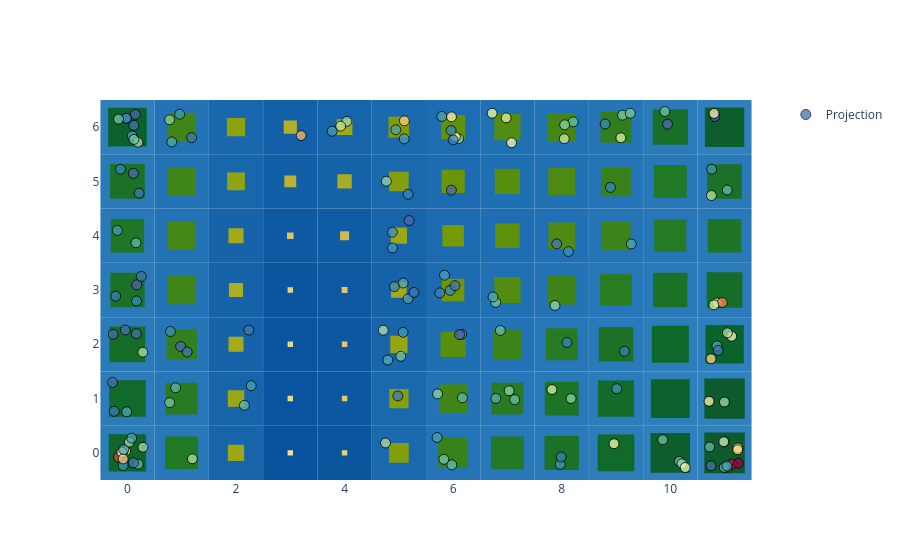

The code cell stored with this chart in its notebook:
### Code cell
basin.pond() \
    .pad_layer() \
    .attraction_layer(X_scaled, jitter_amount=.3, marker=dict(opacity=.75, size=10, color=X_scaled_QE, colorscale="Spectral_r", line=dict(width=1, color="black"))) \
    .visualize();

### Figure 1 — Plotly figure (JSON) as saved in the notebook; plotly's stock layout.template omitted (floating-point values rounded to 4 significant figures; data arrays with more than 128 entries replaced by an {"elided": "..."} marker saying what was removed)
{"data": [{"marker": {"color": {"elided": "150 float values"}, "colorscale": [[0.0, "rgb(94,79,162)"], [0.1, "rgb(50,136,189)"], [0.2, "rgb(102,194,165)"], [0.3, "rgb(171,221,164)"], [0.4, "rgb(230,245,152)"], [0.5, "rgb(255,255,191)"], [0.6, "rgb(254,224,139)"], [0.7, "rgb(253,174,97)"], [0.8, "rgb(244,109,67)"], [0.9, "rgb(213,62,79)"], [1.0, "rgb(158,1,66)"]], "line": {"color": "black", "width": 1}, "opacity": 0.75, "size": 10, "symbol": "circle"}, "mode": "markers", "name": "Projection", "x": {"elided": "150 float values"}, "y": {"elided": "150 float values"}, "type": "scatter"}], "layout": {"shapes": [{"fillcolor": "rgb(45, 125, 187)", "layer": "between", "line": {"width": 0}, "type": "rect", "x0": -0.5, "x1": 0.5, "xref": "x", "y0": -0.5, "y1": 0.5, "yref": "y"}, {"fillcolor": "rgb(40, 120, 185)", "layer": "between", "line": {"width": 0}, "type": "rect", "x0": 0.5, "x1": 1.5, "xref": "x", "y0": -0.5, "y1": 0.5, "yref": "y"}, {"fillcolor": "rgb(23, 100, 171)", "layer": "between", "line": {"width": 0}, "type": "rect", "x0": 1.5, "x1": 2.5, "xref": "x", "y0": -0.5, "y1": 0.5, "yref": "y"}, {"fillcolor": "rgb(8, 81, 156)", "layer": "between", "line": {"width": 0}, "type": "rect", "x0": 2.5, "x1": 3.5, "xref": "x", "y0": -0.5, "y1": 0.5, "yref": "y"}, {"fillcolor": "rgb(11, 85, 159)", "layer": "between", "line": {"width": 0}, "type": "rect", "x0": 3.5, "x1": 4.5, "xref": "x", "y0": -0.5, "y1": 0.5, "yref": "y"}, {"fillcolor": "rgb(26, 104, 174)", "layer": "between", "line": {"width": 0}, "type": "rect", "x0": 4.5, "x1": 5.5, "xref": "x", "y0": -0.5, "y1": 0.5, "yref": "y"}, {"fillcolor": "rgb(36, 116, 183)", "layer": "between", "line": {"width": 0}, "type": "rect", "x0": 5.5, "x1": 6.5, "xref": "x", "y0": -0.5, "y1": 0.5, "yref": "y"}, {"fillcolor": "rgb(40, 120, 185)", "layer": "between", "line": {"width": 0}, "type": "rect", "x0": 6.5, "x1": 7.5, "xref": "x", "y0": -0.5, "y1": 0.5, "yref": "y"}, {"fillcolor": "rgb(42, 122, 186)", "layer": "between", "line": {"width": 0}, "type": "rect", "x0": 7.5, "x1": 8.5, "xref": "x", "y0": -0.5, "y1": 0.5, "yref": "y"}, {"fillcolor": "rgb(45, 125, 187)", "layer": "between", "line": {"width": 0}, "type": "rect", "x0": 8.5, "x1": 9.5, "xref": "x", "y0": -0.5, "y1": 0.5, "yref": "y"}, {"fillcolor": "rgb(48, 128, 189)", "layer": "between", "line": {"width": 0}, "type": "rect", "x0": 9.5, "x1": 10.5, "xref": "x", "y0": -0.5, "y1": 0.5, "yref": "y"}, {"fillcolor": "rgb(49, 129, 189)", "layer": "between", "line": {"width": 0}, "type": "rect", "x0": 10.5, "x1": 11.5, "xref": "x", "y0": -0.5, "y1": 0.5, "yref": "y"}, {"fillcolor": "rgb(44, 124, 187)", "layer": "between", "line": {"width": 0}, "type": "rect", "x0": -0.5, "x1": 0.5, "xref": "x", "y0": 0.5, "y1": 1.5, "yref": "y"}, {"fillcolor": "rgb(39, 119, 184)", "layer": "between", "line": {"width": 0}, "type": "rect", "x0": 0.5, "x1": 1.5, "xref": "x", "y0": 0.5, "y1": 1.5, "yref": "y"}, {"fillcolor": "rgb(23, 100, 171)", "layer": "between", "line": {"width": 0}, "type": "rect", "x0": 1.5, "x1": 2.5, "xref": "x", "y0": 0.5, "y1": 1.5, "yref": "y"}, {"fillcolor": "rgb(10, 83, 158)", "layer": "between", "line": {"width": 0}, "type": "rect", "x0": 2.5, "x1": 3.5, "xref": "x", "y0": 0.5, "y1": 1.5, "yref": "y"}, {"fillcolor": "rgb(13, 87, 161)", "layer": "between", "line": {"width": 0}, "type": "rect", "x0": 3.5, "x1": 4.5, "xref": "x", "y0": 0.5, "y1": 1.5, "yref": "y"}, {"fillcolor": "rgb(26, 104, 174)", "layer": "between", "line": {"width": 0}, "type": "rect", "x0": 4.5, "x1": 5.5, "xref": "x", "y0": 0.5, "y1": 1.5, "yref": "y"}, {"fillcolor": "rgb(35, 115, 182)", "layer": "between", "line": {"width": 0}, "type": "rect", "x0": 5.5, "x1": 6.5, "xref": "x", "y0": 0.5, "y1": 1.5, "yref": "y"}, {"fillcolor": "rgb(39, 119, 184)", "layer": "between", "line": {"width": 0}, "type": "rect", "x0": 6.5, "x1": 7.5, "xref": "x", "y0": 0.5, "y1": 1.5, "yref": "y"}, {"fillcolor": "rgb(41, 121, 185)", "layer": "between", "line": {"width": 0}, "type": "rect", "x0": 7.5, "x1": 8.5, "xref": "x", "y0": 0.5, "y1": 1.5, "yref": "y"}, {"fillcolor": "rgb(44, 124, 187)", "layer": "between", "line": {"width": 0}, "type": "rect", "x0": 8.5, "x1": 9.5, "xref": "x", "y0": 0.5, "y1": 1.5, "yref": "y"}, {"fillcolor": "rgb(47, 127, 188)", "layer": "between", "line": {"width": 0}, "type": "rect", "x0": 9.5, "x1": 10.5, "xref": "x", "y0": 0.5, "y1": 1.5, "yref": "y"}, {"fillcolor": "rgb(49, 129, 189)", "layer": "between", "line": {"width": 0}, "type": "rect", "x0": 10.5, "x1": 11.5, "xref": "x", "y0": 0.5, "y1": 1.5, "yref": "y"}, {"fillcolor": "rgb(43, 123, 186)", "layer": "between", "line": {"width": 0}, "type": "rect", "x0": -0.5, "x1": 0.5, "xref": "x", "y0": 1.5, "y1": 2.5, "yref": "y"}, {"fillcolor": "rgb(37, 117, 183)", "layer": "between", "line": {"width": 0}, "type": "rect", "x0": 0.5, "x1": 1.5, "xref": "x", "y0": 1.5, "y1": 2.5, "yref": "y"}, {"fillcolor": "rgb(22, 99, 170)", "layer": "between", "line": {"width": 0}, "type": "rect", "x0": 1.5, "x1": 2.5, "xref": "x", "y0": 1.5, "y1": 2.5, "yref": "y"}, {"fillcolor": "rgb(10, 83, 158)", "layer": "between", "line": {"width": 0}, "type": "rect", "x0": 2.5, "x1": 3.5, "xref": "x", "y0": 1.5, "y1": 2.5, "yref": "y"}, {"fillcolor": "rgb(13, 87, 161)", "layer": "between", "line": {"width": 0}, "type": "rect", "x0": 3.5, "x1": 4.5, "xref": "x", "y0": 1.5, "y1": 2.5, "yref": "y"}, {"fillcolor": "rgb(24, 101, 172)", "layer": "between", "line": {"width": 0}, "type": "rect", "x0": 4.5, "x1": 5.5, "xref": "x", "y0": 1.5, "y1": 2.5, "yref": "y"}, {"fillcolor": "rgb(31, 111, 179)", "layer": "between", "line": {"width": 0}, "type": "rect", "x0": 5.5, "x1": 6.5, "xref": "x", "y0": 1.5, "y1": 2.5, "yref": "y"}, {"fillcolor": "rgb(35, 115, 182)", "layer": "between", "line": {"width": 0}, "type": "rect", "x0": 6.5, "x1": 7.5, "xref": "x", "y0": 1.5, "y1": 2.5, "yref": "y"}, {"fillcolor": "rgb(39, 119, 184)", "layer": "between", "line": {"width": 0}, "type": "rect", "x0": 7.5, "x1": 8.5, "xref": "x", "y0": 1.5, "y1": 2.5, "yref": "y"}, {"fillcolor": "rgb(42, 122, 186)", "layer": "between", "line": {"width": 0}, "type": "rect", "x0": 8.5, "x1": 9.5, "xref": "x", "y0": 1.5, "y1": 2.5, "yref": "y"}, {"fillcolor": "rgb(45, 125, 187)", "layer": "between", "line": {"width": 0}, "type": "rect", "x0": 9.5, "x1": 10.5, "xref": "x", "y0": 1.5, "y1": 2.5, "yref": "y"}, {"fillcolor": "rgb(47, 127, 188)", "layer": "between", "line": {"width": 0}, "type": "rect", "x0": 10.5, "x1": 11.5, "xref": "x", "y0": 1.5, "y1": 2.5, "yref": "y"}, {"fillcolor": "rgb(42, 122, 186)", "layer": "between", "line": {"width": 0}, "type": "rect", "x0": -0.5, "x1": 0.5, "xref": "x", "y0": 2.5, "y1": 3.5, "yref": "y"}, {"fillcolor": "rgb(35, 115, 182)", "layer": "between", "line": {"width": 0}, "type": "rect", "x0": 0.5, "x1": 1.5, "xref": "x", "y0": 2.5, "y1": 3.5, "yref": "y"}, {"fillcolor": "rgb(21, 98, 169)", "layer": "between", "line": {"width": 0}, "type": "rect", "x0": 1.5, "x1": 2.5, "xref": "x", "y0": 2.5, "y1": 3.5, "yref": "y"}, {"fillcolor": "rgb(11, 85, 159)", "layer": "between", "line": {"width": 0}, "type": "rect", "x0": 2.5, "x1": 3.5, "xref": "x", "y0": 2.5, "y1": 3.5, "yref": "y"}, {"fillcolor": "rgb(13, 88, 161)", "layer": "between", "line": {"width": 0}, "type": "rect", "x0": 3.5, "x1": 4.5, "xref": "x", "y0": 2.5, "y1": 3.5, "yref": "y"}, {"fillcolor": "rgb(22, 99, 170)", "layer": "between", "line": {"width": 0}, "type": "rect", "x0": 4.5, "x1": 5.5, "xref": "x", "y0": 2.5, "y1": 3.5, "yref": "y"}, {"fillcolor": "rgb(29, 107, 177)", "layer": "between", "line": {"width": 0}, "type": "rect", "x0": 5.5, "x1": 6.5, "xref": "x", "y0": 2.5, "y1": 3.5, "yref": "y"}, {"fillcolor": "rgb(32, 112, 180)", "layer": "between", "line": {"width": 0}, "type": "rect", "x0": 6.5, "x1": 7.5, "xref": "x", "y0": 2.5, "y1": 3.5, "yref": "y"}, {"fillcolor": "rgb(35, 115, 182)", "layer": "between", "line": {"width": 0}, "type": "rect", "x0": 7.5, "x1": 8.5, "xref": "x", "y0": 2.5, "y1": 3.5, "yref": "y"}, {"fillcolor": "rgb(38, 118, 184)", "layer": "between", "line": {"width": 0}, "type": "rect", "x0": 8.5, "x1": 9.5, "xref": "x", "y0": 2.5, "y1": 3.5, "yref": "y"}, {"fillcolor": "rgb(42, 122, 186)", "layer": "between", "line": {"width": 0}, "type": "rect", "x0": 9.5, "x1": 10.5, "xref": "x", "y0": 2.5, "y1": 3.5, "yref": "y"}, {"fillcolor": "rgb(43, 123, 186)", "layer": "between", "line": {"width": 0}, "type": "rect", "x0": 10.5, "x1": 11.5, "xref": "x", "y0": 2.5, "y1": 3.5, "yref": "y"}, {"fillcolor": "rgb(41, 121, 185)", "layer": "between", "line": {"width": 0}, "type": "rect", "x0": -0.5, "x1": 0.5, "xref": "x", "y0": 3.5, "y1": 4.5, "yref": "y"}, {"fillcolor": "rgb(34, 114, 181)", "layer": "between", "line": {"width": 0}, "type": "rect", "x0": 0.5, "x1": 1.5, "xref": "x", "y0": 3.5, "y1": 4.5, "yref": "y"}, {"fillcolor": "rgb(22, 99, 170)", "layer": "between", "line": {"width": 0}, "type": "rect", "x0": 1.5, "x1": 2.5, "xref": "x", "y0": 3.5, "y1": 4.5, "yref": "y"}, {"fillcolor": "rgb(14, 89, 162)", "layer": "between", "line": {"width": 0}, "type": "rect", "x0": 2.5, "x1": 3.5, "xref": "x", "y0": 3.5, "y1": 4.5, "yref": "y"}, {"fillcolor": "rgb(16, 92, 164)", "layer": "between", "line": {"width": 0}, "type": "rect", "x0": 3.5, "x1": 4.5, "xref": "x", "y0": 3.5, "y1": 4.5, "yref": "y"}, {"fillcolor": "rgb(23, 100, 171)", "layer": "between", "line": {"width": 0}, "type": "rect", "x0": 4.5, "x1": 5.5, "xref": "x", "y0": 3.5, "y1": 4.5, "yref": "y"}, {"fillcolor": "rgb(28, 106, 176)", "layer": "between", "line": {"width": 0}, "type": "rect", "x0": 5.5, "x1": 6.5, "xref": "x", "y0": 3.5, "y1": 4.5, "yref": "y"}, {"fillcolor": "rgb(31, 110, 179)", "layer": "between", "line": {"width": 0}, "type": "rect", "x0": 6.5, "x1": 7.5, "xref": "x", "y0": 3.5, "y1": 4.5, "yref": "y"}, {"fillcolor": "rgb(33, 112, 181)", "layer": "between", "line": {"width": 0}, "type": "rect", "x0": 7.5, "x1": 8.5, "xref": "x", "y0": 3.5, "y1": 4.5, "yref": "y"}, {"fillcolor": "rgb(36, 116, 182)", "layer": "between", "line": {"width": 0}, "type": "rect", "x0": 8.5, "x1": 9.5, "xref": "x", "y0": 3.5, "y1": 4.5, "yref": "y"}, {"fillcolor": "rgb(39, 119, 184)", "layer": "between", "line": {"width": 0}, "type": "rect", "x0": 9.5, "x1": 10.5, "xref": "x", "y0": 3.5, "y1": 4.5, "yref": "y"}, {"fillcolor": "rgb(41, 121, 185)", "layer": "between", "line": {"width": 0}, "type": "rect", "x0": 10.5, "x1": 11.5, "xref": "x", "y0": 3.5, "y1": 4.5, "yref": "y"}, {"fillcolor": "rgb(42, 122, 186)", "layer": "between", "line": {"width": 0}, "type": "rect", "x0": -0.5, "x1": 0.5, "xref": "x", "y0": 4.5, "y1": 5.5, "yref": "y"}, {"fillcolor": "rgb(35, 115, 182)", "layer": "between", "line": {"width": 0}, "type": "rect", "x0": 0.5, "x1": 1.5, "xref": "x", "y0": 4.5, "y1": 5.5, "yref": "y"}, {"fillcolor": "rgb(24, 102, 172)", "layer": "between", "line": {"width": 0}, "type": "rect", "x0": 1.5, "x1": 2.5, "xref": "x", "y0": 4.5, "y1": 5.5, "yref": "y"}, {"fillcolor": "rgb(19, 95, 167)", "layer": "between", "line": {"width": 0}, "type": "rect", "x0": 2.5, "x1": 3.5, "xref": "x", "y0": 4.5, "y1": 5.5, "yref": "y"}, {"fillcolor": "rgb(21, 98, 169)", "layer": "between", "line": {"width": 0}, "type": "rect", "x0": 3.5, "x1": 4.5, "xref": "x", "y0": 4.5, "y1": 5.5, "yref": "y"}, {"fillcolor": "rgb(26, 104, 174)", "layer": "between", "line": {"width": 0}, "type": "rect", "x0": 4.5, "x1": 5.5, "xref": "x", "y0": 4.5, "y1": 5.5, "yref": "y"}, {"fillcolor": "rgb(29, 108, 177)", "layer": "between", "line": {"width": 0}, "type": "rect", "x0": 5.5, "x1": 6.5, "xref": "x", "y0": 4.5, "y1": 5.5, "yref": "y"}, {"fillcolor": "rgb(31, 111, 179)", "layer": "between", "line": {"width": 0}, "type": "rect", "x0": 6.5, "x1": 7.5, "xref": "x", "y0": 4.5, "y1": 5.5, "yref": "y"}, {"fillcolor": "rgb(33, 113, 181)", "layer": "between", "line": {"width": 0}, "type": "rect", "x0": 7.5, "x1": 8.5, "xref": "x", "y0": 4.5, "y1": 5.5, "yref": "y"}, {"fillcolor": "rgb(36, 116, 183)", "layer": "between", "line": {"width": 0}, "type": "rect", "x0": 8.5, "x1": 9.5, "xref": "x", "y0": 4.5, "y1": 5.5, "yref": "y"}, {"fillcolor": "rgb(40, 120, 185)", "layer": "between", "line": {"width": 0}, "type": "rect", "x0": 9.5, "x1": 10.5, "xref": "x", "y0": 4.5, "y1": 5.5, "yref": "y"}, {"fillcolor": "rgb(42, 122, 186)", "layer": "between", "line": {"width": 0}, "type": "rect", "x0": 10.5, "x1": 11.5, "xref": "x", "y0": 4.5, "y1": 5.5, "yref": "y"}, {"fillcolor": "rgb(47, 127, 188)", "layer": "between", "line": {"width": 0}, "type": "rect", "x0": -0.5, "x1": 0.5, "xref": "x", "y0": 5.5, "y1": 6.5, "yref": "y"}, {"fillcolor": "rgb(35, 115, 182)", "layer": "between", "line": {"width": 0}, "type": "rect", "x0": 0.5, "x1": 1.5, "xref": "x", "y0": 5.5, "y1": 6.5, "yref": "y"}, {"fillcolor": "rgb(25, 103, 173)", "layer": "between", "line": {"width": 0}, "type": "rect", "x0": 1.5, "x1": 2.5, "xref": "x", "y0": 5.5, "y1": 6.5, "yref": "y"}, {"fillcolor": "rgb(20, 96, 168)", "layer": "between", "line": {"width": 0}, "type": "rect", "x0": 2.5, "x1": 3.5, "xref": "x", "y0": 5.5, "y1": 6.5, "yref": "y"}, {"fillcolor": "rgb(22, 100, 170)", "layer": "between", "line": {"width": 0}, "type": "rect", "x0": 3.5, "x1": 4.5, "xref": "x", "y0": 5.5, "y1": 6.5, "yref": "y"}, {"fillcolor": "rgb(27, 105, 175)", "layer": "between", "line": {"width": 0}, "type": "rect", "x0": 4.5, "x1": 5.5, "xref": "x", "y0": 5.5, "y1": 6.5, "yref": "y"}, {"fillcolor": "rgb(30, 109, 178)", "layer": "between", "line": {"width": 0}, "type": "rect", "x0": 5.5, "x1": 6.5, "xref": "x", "y0": 5.5, "y1": 6.5, "yref": "y"}, {"fillcolor": "rgb(32, 112, 180)", "layer": "between", "line": {"width": 0}, "type": "rect", "x0": 6.5, "x1": 7.5, "xref": "x", "y0": 5.5, "y1": 6.5, "yref": "y"}, {"fillcolor": "rgb(34, 114, 182)", "layer": "between", "line": {"width": 0}, "type": "rect", "x0": 7.5, "x1": 8.5, "xref": "x", "y0": 5.5, "y1": 6.5, "yref": "y"}, {"fillcolor": "rgb(38, 118, 183)", "layer": "between", "line": {"width": 0}, "type": "rect", "x0": 8.5, "x1": 9.5, "xref": "x", "y0": 5.5, "y1": 6.5, "yref": "y"}, {"fillcolor": "rgb(43, 123, 186)", "layer": "between", "line": {"width": 0}, "type": "rect", "x0": 9.5, "x1": 10.5, "xref": "x", "y0": 5.5, "y1": 6.5, "yref": "y"}, {"fillcolor": "rgb(48, 128, 189)", "layer": "between", "line": {"width": 0}, "type": "rect", "x0": 10.5, "x1": 11.5, "xref": "x", "y0": 5.5, "y1": 6.5, "yref": "y"}, {"fillcolor": "rgb(14, 102, 43)", "layer": "between", "line": {"width": 0}, "type": "rect", "x0": -0.3445, "x1": 0.3445, "xref": "x", "y0": -0.3445, "y1": 0.3445, "yref": "y"}, {"fillcolor": "rgb(33, 120, 37)", "layer": "between", "line": {"width": 0}, "type": "rect", "x0": 0.6966, "x1": 1.303, "xref": "x", "y0": -0.3034, "y1": 0.3034, "yref": "y"}, {"fillcolor": "rgb(157, 167, 21)", "layer": "between", "line": {"width": 0}, "type": "rect", "x0": 1.85, "x1": 2.15, "xref": "x", "y0": -0.15, "y1": 0.15, "yref": "y"}, {"fillcolor": "rgb(239, 225, 156)", "layer": "between", "line": {"width": 0}, "type": "rect", "x0": 2.95, "x1": 3.05, "xref": "x", "y0": -0.05, "y1": 0.05, "yref": "y"}, {"fillcolor": "rgb(227, 209, 123)", "layer": "between", "line": {"width": 0}, "type": "rect", "x0": 3.95, "x1": 4.05, "xref": "x", "y0": -0.05, "y1": 0.05, "yref": "y"}, {"fillcolor": "rgb(130, 158, 11)", "layer": "between", "line": {"width": 0}, "type": "rect", "x0": 4.817, "x1": 5.183, "xref": "x", "y0": -0.1827, "y1": 0.1827, "yref": "y"}, {"fillcolor": "rgb(56, 130, 28)", "layer": "between", "line": {"width": 0}, "type": "rect", "x0": 5.726, "x1": 6.274, "xref": "x", "y0": -0.2735, "y1": 0.2735, "yref": "y"}, {"fillcolor": "rgb(34, 120, 36)", "layer": "between", "line": {"width": 0}, "type": "rect", "x0": 6.698, "x1": 7.302, "xref": "x", "y0": -0.3021, "y1": 0.3021, "yref": "y"}, {"fillcolor": "rgb(27, 114, 39)", "layer": "between", "line": {"width": 0}, "type": "rect", "x0": 7.683, "x1": 8.317, "xref": "x", "y0": -0.3172, "y1": 0.3172, "yref": "y"}, {"fillcolor": "rgb(17, 105, 42)", "layer": "between", "line": {"width": 0}, "type": "rect", "x0": 8.662, "x1": 9.338, "xref": "x", "y0": -0.3384, "y1": 0.3384, "yref": "y"}, {"fillcolor": "rgb(13, 94, 44)", "layer": "between", "line": {"width": 0}, "type": "rect", "x0": 9.636, "x1": 10.36, "xref": "x", "y0": -0.3644, "y1": 0.3644, "yref": "y"}, {"fillcolor": "rgb(14, 90, 44)", "layer": "between", "line": {"width": 0}, "type": "rect", "x0": 10.63, "x1": 11.37, "xref": "x", "y0": -0.3737, "y1": 0.3737, "yref": "y"}, {"fillcolor": "rgb(17, 105, 42)", "layer": "between", "line": {"width": 0}, "type": "rect", "x0": -0.337, "x1": 0.337, "xref": "x", "y0": 0.663, "y1": 1.337, "yref": "y"}, {"fillcolor": "rgb(41, 123, 34)", "layer": "between", "line": {"width": 0}, "type": "rect", "x0": 0.7071, "x1": 1.293, "xref": "x", "y0": 0.7071, "y1": 1.293, "yref": "y"}, {"fillcolor": "rgb(156, 167, 21)", "layer": "between", "line": {"width": 0}, "type": "rect", "x0": 1.849, "x1": 2.151, "xref": "x", "y0": 0.8487, "y1": 1.151, "yref": "y"}, {"fillcolor": "rgb(233, 217, 140)", "layer": "between", "line": {"width": 0}, "type": "rect", "x0": 2.95, "x1": 3.05, "xref": "x", "y0": 0.95, "y1": 1.05, "yref": "y"}, {"fillcolor": "rgb(222, 202, 109)", "layer": "between", "line": {"width": 0}, "type": "rect", "x0": 3.95, "x1": 4.05, "xref": "x", "y0": 0.95, "y1": 1.05, "yref": "y"}, {"fillcolor": "rgb(134, 159, 12)", "layer": "between", "line": {"width": 0}, "type": "rect", "x0": 4.822, "x1": 5.178, "xref": "x", "y0": 0.8219, "y1": 1.178, "yref": "y"}, {"fillcolor": "rgb(65, 134, 24)", "layer": "between", "line": {"width": 0}, "type": "rect", "x0": 5.738, "x1": 6.262, "xref": "x", "y0": 0.738, "y1": 1.262, "yref": "y"}, {"fillcolor": "rgb(40, 123, 34)", "layer": "between", "line": {"width": 0}, "type": "rect", "x0": 6.706, "x1": 7.294, "xref": "x", "y0": 0.7065, "y1": 1.294, "yref": "y"}, {"fillcolor": "rgb(29, 116, 38)", "layer": "between", "line": {"width": 0}, "type": "rect", "x0": 7.688, "x1": 8.312, "xref": "x", "y0": 0.6882, "y1": 1.312, "yref": "y"}, {"fillcolor": "rgb(19, 107, 41)", "layer": "between", "line": {"width": 0}, "type": "rect", "x0": 8.667, "x1": 9.333, "xref": "x", "y0": 0.6669, "y1": 1.333, "yref": "y"}, {"fillcolor": "rgb(12, 97, 44)", "layer": "between", "line": {"width": 0}, "type": "rect", "x0": 9.643, "x1": 10.36, "xref": "x", "y0": 0.6433, "y1": 1.357, "yref": "y"}, {"fillcolor": "rgb(14, 90, 44)", "layer": "between", "line": {"width": 0}, "type": "rect", "x0": 10.63, "x1": 11.37, "xref": "x", "y0": 0.6282, "y1": 1.372, "yref": "y"}, {"fillcolor": "rgb(21, 109, 41)", "layer": "between", "line": {"width": 0}, "type": "rect", "x0": -0.3293, "x1": 0.3293, "xref": "x", "y0": 1.671, "y1": 2.329, "yref": "y"}, {"fillcolor": "rgb(51, 128, 30)", "layer": "between", "line": {"width": 0}, "type": "rect", "x0": 0.72, "x1": 1.28, "xref": "x", "y0": 1.72, "y1": 2.28, "yref": "y"}, {"fillcolor": "rgb(166, 171, 30)", "layer": "between", "line": {"width": 0}, "type": "rect", "x0": 1.862, "x1": 2.138, "xref": "x", "y0": 1.862, "y1": 2.138, "yref": "y"}, {"fillcolor": "rgb(233, 217, 139)", "layer": "between", "line": {"width": 0}, "type": "rect", "x0": 2.95, "x1": 3.05, "xref": "x", "y0": 1.95, "y1": 2.05, "yref": "y"}, {"fillcolor": "rgb(222, 202, 109)", "layer": "between", "line": {"width": 0}, "type": "rect", "x0": 3.95, "x1": 4.05, "xref": "x", "y0": 1.95, "y1": 2.05, "yref": "y"}, {"fillcolor": "rgb(150, 165, 18)", "layer": "between", "line": {"width": 0}, "type": "rect", "x0": 4.842, "x1": 5.158, "xref": "x", "y0": 1.842, "y1": 2.158, "yref": "y"}, {"fillcolor": "rgb(89, 143, 15)", "layer": "between", "line": {"width": 0}, "type": "rect", "x0": 5.767, "x1": 6.233, "xref": "x", "y0": 1.767, "y1": 2.233, "yref": "y"}, {"fillcolor": "rgb(60, 132, 26)", "layer": "between", "line": {"width": 0}, "type": "rect", "x0": 6.731, "x1": 7.269, "xref": "x", "y0": 1.731, "y1": 2.269, "yref": "y"}, {"fillcolor": "rgb(40, 123, 34)", "layer": "between", "line": {"width": 0}, "type": "rect", "x0": 7.707, "x1": 8.293, "xref": "x", "y0": 1.707, "y1": 2.293, "yref": "y"}, {"fillcolor": "rgb(27, 114, 39)", "layer": "between", "line": {"width": 0}, "type": "rect", "x0": 8.682, "x1": 9.318, "xref": "x", "y0": 1.682, "y1": 2.318, "yref": "y"}, {"fillcolor": "rgb(15, 104, 43)", "layer": "between", "line": {"width": 0}, "type": "rect", "x0": 9.659, "x1": 10.34, "xref": "x", "y0": 1.659, "y1": 2.341, "yref": "y"}, {"fillcolor": "rgb(11, 99, 44)", "layer": "between", "line": {"width": 0}, "type": "rect", "x0": 10.65, "x1": 11.35, "xref": "x", "y0": 1.647, "y1": 2.353, "yref": "y"}, {"fillcolor": "rgb(27, 114, 39)", "layer": "between", "line": {"width": 0}, "type": "rect", "x0": -0.3164, "x1": 0.3164, "xref": "x", "y0": 2.684, "y1": 3.316, "yref": "y"}, {"fillcolor": "rgb(63, 133, 25)", "layer": "between", "line": {"width": 0}, "type": "rect", "x0": 0.7355, "x1": 1.265, "xref": "x", "y0": 2.735, "y1": 3.265, "yref": "y"}, {"fillcolor": "rgb(171, 173, 36)", "layer": "between", "line": {"width": 0}, "type": "rect", "x0": 1.869, "x1": 2.131, "xref": "x", "y0": 2.869, "y1": 3.131, "yref": "y"}, {"fillcolor": "rgb(229, 211, 128)", "layer": "between", "line": {"width": 0}, "type": "rect", "x0": 2.95, "x1": 3.05, "xref": "x", "y0": 2.95, "y1": 3.05, "yref": "y"}, {"fillcolor": "rgb(219, 199, 102)", "layer": "between", "line": {"width": 0}, "type": "rect", "x0": 3.946, "x1": 4.054, "xref": "x", "y0": 2.946, "y1": 3.054, "yref": "y"}, {"fillcolor": "rgb(162, 169, 26)", "layer": "between", "line": {"width": 0}, "type": "rect", "x0": 4.857, "x1": 5.143, "xref": "x", "y0": 2.857, "y1": 3.143, "yref": "y"}, {"fillcolor": "rgb(111, 151, 7)", "layer": "between", "line": {"width": 0}, "type": "rect", "x0": 5.793, "x1": 6.207, "xref": "x", "y0": 2.793, "y1": 3.207, "yref": "y"}, {"fillcolor": "rgb(82, 141, 17)", "layer": "between", "line": {"width": 0}, "type": "rect", "x0": 6.759, "x1": 7.241, "xref": "x", "y0": 2.759, "y1": 3.241, "yref": "y"}, {"fillcolor": "rgb(62, 132, 25)", "layer": "between", "line": {"width": 0}, "type": "rect", "x0": 7.733, "x1": 8.267, "xref": "x", "y0": 2.733, "y1": 3.267, "yref": "y"}, {"fillcolor": "rgb(42, 124, 33)", "layer": "between", "line": {"width": 0}, "type": "rect", "x0": 8.708, "x1": 9.292, "xref": "x", "y0": 2.708, "y1": 3.292, "yref": "y"}, {"fillcolor": "rgb(27, 114, 39)", "layer": "between", "line": {"width": 0}, "type": "rect", "x0": 9.683, "x1": 10.32, "xref": "x", "y0": 2.683, "y1": 3.317, "yref": "y"}, {"fillcolor": "rgb(21, 109, 41)", "layer": "between", "line": {"width": 0}, "type": "rect", "x0": 10.67, "x1": 11.33, "xref": "x", "y0": 2.672, "y1": 3.328, "yref": "y"}, {"fillcolor": "rgb(31, 118, 37)", "layer": "between", "line": {"width": 0}, "type": "rect", "x0": -0.3083, "x1": 0.3083, "xref": "x", "y0": 3.692, "y1": 4.308, "yref": "y"}, {"fillcolor": "rgb(70, 136, 22)", "layer": "between", "line": {"width": 0}, "type": "rect", "x0": 0.744, "x1": 1.256, "xref": "x", "y0": 3.744, "y1": 4.256, "yref": "y"}, {"fillcolor": "rgb(165, 170, 29)", "layer": "between", "line": {"width": 0}, "type": "rect", "x0": 1.861, "x1": 2.139, "xref": "x", "y0": 3.861, "y1": 4.139, "yref": "y"}, {"fillcolor": "rgb(215, 197, 96)", "layer": "between", "line": {"width": 0}, "type": "rect", "x0": 2.939, "x1": 3.061, "xref": "x", "y0": 3.939, "y1": 4.061, "yref": "y"}, {"fillcolor": "rgb(203, 188, 75)", "layer": "between", "line": {"width": 0}, "type": "rect", "x0": 3.917, "x1": 4.083, "xref": "x", "y0": 3.917, "y1": 4.083, "yref": "y"}, {"fillcolor": "rgb(157, 167, 21)", "layer": "between", "line": {"width": 0}, "type": "rect", "x0": 4.851, "x1": 5.149, "xref": "x", "y0": 3.851, "y1": 4.149, "yref": "y"}, {"fillcolor": "rgb(118, 154, 6)", "layer": "between", "line": {"width": 0}, "type": "rect", "x0": 5.802, "x1": 6.198, "xref": "x", "y0": 3.802, "y1": 4.198, "yref": "y"}, {"fillcolor": "rgb(95, 145, 13)", "layer": "between", "line": {"width": 0}, "type": "rect", "x0": 6.775, "x1": 7.225, "xref": "x", "y0": 3.775, "y1": 4.225, "yref": "y"}, {"fillcolor": "rgb(79, 139, 19)", "layer": "between", "line": {"width": 0}, "type": "rect", "x0": 7.754, "x1": 8.246, "xref": "x", "y0": 3.754, "y1": 4.246, "yref": "y"}, {"fillcolor": "rgb(59, 131, 26)", "layer": "between", "line": {"width": 0}, "type": "rect", "x0": 8.731, "x1": 9.269, "xref": "x", "y0": 3.731, "y1": 4.269, "yref": "y"}, {"fillcolor": "rgb(38, 122, 35)", "layer": "between", "line": {"width": 0}, "type": "rect", "x0": 9.703, "x1": 10.3, "xref": "x", "y0": 3.703, "y1": 4.297, "yref": "y"}, {"fillcolor": "rgb(30, 117, 38)", "layer": "between", "line": {"width": 0}, "type": "rect", "x0": 10.69, "x1": 11.31, "xref": "x", "y0": 3.691, "y1": 4.309, "yref": "y"}, {"fillcolor": "rgb(26, 113, 39)", "layer": "between", "line": {"width": 0}, "type": "rect", "x0": -0.3195, "x1": 0.3195, "xref": "x", "y0": 4.681, "y1": 5.319, "yref": "y"}, {"fillcolor": "rgb(65, 134, 24)", "layer": "between", "line": {"width": 0}, "type": "rect", "x0": 0.737, "x1": 1.263, "xref": "x", "y0": 4.737, "y1": 5.263, "yref": "y"}, {"fillcolor": "rgb(146, 163, 17)", "layer": "between", "line": {"width": 0}, "type": "rect", "x0": 1.836, "x1": 2.164, "xref": "x", "y0": 4.836, "y1": 5.164, "yref": "y"}, {"fillcolor": "rgb(187, 179, 52)", "layer": "between", "line": {"width": 0}, "type": "rect", "x0": 2.891, "x1": 3.109, "xref": "x", "y0": 4.891, "y1": 5.109, "yref": "y"}, {"fillcolor": "rgb(170, 172, 35)", "layer": "between", "line": {"width": 0}, "type": "rect", "x0": 3.868, "x1": 4.132, "xref": "x", "y0": 4.868, "y1": 5.132, "yref": "y"}, {"fillcolor": "rgb(132, 159, 11)", "layer": "between", "line": {"width": 0}, "type": "rect", "x0": 4.82, "x1": 5.18, "xref": "x", "y0": 4.82, "y1": 5.18, "yref": "y"}, {"fillcolor": "rgb(104, 149, 9)", "layer": "between", "line": {"width": 0}, "type": "rect", "x0": 5.786, "x1": 6.214, "xref": "x", "y0": 4.786, "y1": 5.214, "yref": "y"}, {"fillcolor": "rgb(89, 143, 15)", "layer": "between", "line": {"width": 0}, "type": "rect", "x0": 6.767, "x1": 7.233, "xref": "x", "y0": 4.767, "y1": 5.233, "yref": "y"}, {"fillcolor": "rgb(76, 138, 20)", "layer": "between", "line": {"width": 0}, "type": "rect", "x0": 7.752, "x1": 8.248, "xref": "x", "y0": 4.752, "y1": 5.248, "yref": "y"}, {"fillcolor": "rgb(57, 130, 27)", "layer": "between", "line": {"width": 0}, "type": "rect", "x0": 8.728, "x1": 9.272, "xref": "x", "y0": 4.728, "y1": 5.272, "yref": "y"}, {"fillcolor": "rgb(33, 120, 37)", "layer": "between", "line": {"width": 0}, "type": "rect", "x0": 9.697, "x1": 10.3, "xref": "x", "y0": 4.697, "y1": 5.303, "yref": "y"}, {"fillcolor": "rgb(26, 113, 39)", "layer": "between", "line": {"width": 0}, "type": "rect", "x0": 10.68, "x1": 11.32, "xref": "x", "y0": 4.681, "y1": 5.319, "yref": "y"}, {"fillcolor": "rgb(12, 98, 44)", "layer": "between", "line": {"width": 0}, "type": "rect", "x0": -0.3556, "x1": 0.3556, "xref": "x", "y0": 5.644, "y1": 6.356, "yref": "y"}, {"fillcolor": "rgb(64, 133, 25)", "layer": "between", "line": {"width": 0}, "type": "rect", "x0": 0.7358, "x1": 1.264, "xref": "x", "y0": 5.736, "y1": 6.264, "yref": "y"}, {"fillcolor": "rgb(142, 162, 15)", "layer": "between", "line": {"width": 0}, "type": "rect", "x0": 1.832, "x1": 2.168, "xref": "x", "y0": 5.832, "y1": 6.168, "yref": "y"}, {"fillcolor": "rgb(178, 176, 43)", "layer": "between", "line": {"width": 0}, "type": "rect", "x0": 2.879, "x1": 3.121, "xref": "x", "y0": 5.879, "y1": 6.121, "yref": "y"}, {"fillcolor": "rgb(161, 169, 25)", "layer": "between", "line": {"width": 0}, "type": "rect", "x0": 3.855, "x1": 4.145, "xref": "x", "y0": 5.855, "y1": 6.145, "yref": "y"}, {"fillcolor": "rgb(125, 156, 8)", "layer": "between", "line": {"width": 0}, "type": "rect", "x0": 4.811, "x1": 5.189, "xref": "x", "y0": 5.811, "y1": 6.189, "yref": "y"}, {"fillcolor": "rgb(98, 146, 12)", "layer": "between", "line": {"width": 0}, "type": "rect", "x0": 5.778, "x1": 6.222, "xref": "x", "y0": 5.778, "y1": 6.222, "yref": "y"}, {"fillcolor": "rgb(82, 140, 18)", "layer": "between", "line": {"width": 0}, "type": "rect", "x0": 6.758, "x1": 7.242, "xref": "x", "y0": 5.758, "y1": 6.242, "yref": "y"}, {"fillcolor": "rgb(69, 135, 22)", "layer": "between", "line": {"width": 0}, "type": "rect", "x0": 7.742, "x1": 8.258, "xref": "x", "y0": 5.742, "y1": 6.258, "yref": "y"}, {"fillcolor": "rgb(47, 126, 31)", "layer": "between", "line": {"width": 0}, "type": "rect", "x0": 8.715, "x1": 9.285, "xref": "x", "y0": 5.715, "y1": 6.285, "yref": "y"}, {"fillcolor": "rgb(23, 111, 40)", "layer": "between", "line": {"width": 0}, "type": "rect", "x0": 9.675, "x1": 10.32, "xref": "x", "y0": 5.675, "y1": 6.325, "yref": "y"}, {"fillcolor": "rgb(13, 94, 44)", "layer": "between", "line": {"width": 0}, "type": "rect", "x0": 10.64, "x1": 11.36, "xref": "x", "y0": 5.636, "y1": 6.364, "yref": "y"}], "xaxis": {"range": [-0.5, 11.5], "scaleanchor": "y", "constrain": "domain", "zeroline": false, "showgrid": false}, "yaxis": {"range": [-0.5, 6.5], "zeroline": false, "showgrid": false}, "autosize": true, "showlegend": true}}
